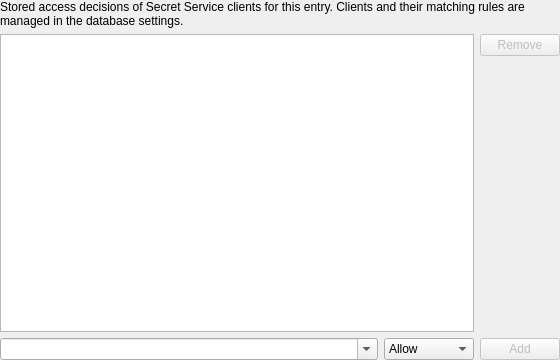
<?xml version="1.0" encoding="UTF-8"?>
<ui version="4.0">
 <class>EditEntryWidgetFdoSecrets</class>
 <widget class="QWidget" name="EditEntryWidgetFdoSecrets">
  <property name="geometry">
   <rect>
    <x>0</x>
    <y>0</y>
    <width>560</width>
    <height>360</height>
   </rect>
  </property>
  <layout class="QVBoxLayout" name="verticalLayout">
   <property name="leftMargin">
    <number>0</number>
   </property>
   <property name="topMargin">
    <number>0</number>
   </property>
   <property name="rightMargin">
    <number>0</number>
   </property>
   <property name="bottomMargin">
    <number>0</number>
   </property>
   <item>
    <widget class="QLabel" name="label">
     <property name="text">
      <string>Stored access decisions of Secret Service clients for this entry. Clients and their matching rules are managed in the database settings.</string>
     </property>
     <property name="wordWrap">
      <bool>true</bool>
     </property>
    </widget>
   </item>
   <item>
    <layout class="QHBoxLayout" name="viewLayout">
     <item>
      <widget class="QTableView" name="decisionsView">
       <property name="selectionMode">
        <enum>QAbstractItemView::SingleSelection</enum>
       </property>
       <property name="selectionBehavior">
        <enum>QAbstractItemView::SelectRows</enum>
       </property>
       <attribute name="verticalHeaderVisible">
        <bool>false</bool>
       </attribute>
      </widget>
     </item>
     <item>
      <layout class="QVBoxLayout" name="buttonLayout">
       <item>
        <widget class="QPushButton" name="removeButton">
         <property name="enabled">
          <bool>false</bool>
         </property>
         <property name="text">
          <string>Remove</string>
         </property>
        </widget>
       </item>
       <item>
        <spacer name="buttonSpacer">
         <property name="orientation">
          <enum>Qt::Vertical</enum>
         </property>
         <property name="sizeHint" stdset="0">
          <size>
           <width>20</width>
           <height>40</height>
          </size>
         </property>
        </spacer>
       </item>
      </layout>
     </item>
    </layout>
   </item>
   <item>
    <layout class="QHBoxLayout" name="addLayout" stretch="1,0,0">
     <item>
      <widget class="QComboBox" name="addClientCombo">
       <property name="editable">
        <bool>true</bool>
       </property>
       <property name="placeholderText">
        <string>Search clients authorized in this database…</string>
       </property>
       <property name="accessibleName">
        <string>Client to add a decision for</string>
       </property>
      </widget>
     </item>
     <item>
      <widget class="QComboBox" name="addAccessCombo">
       <property name="minimumSize">
        <size>
         <width>90</width>
         <height>0</height>
        </size>
       </property>
       <item>
        <property name="text">
         <string>Allow</string>
        </property>
       </item>
       <item>
        <property name="text">
         <string>Deny</string>
        </property>
       </item>
      </widget>
     </item>
     <item>
      <widget class="QPushButton" name="addButton">
       <property name="enabled">
        <bool>false</bool>
       </property>
       <property name="text">
        <string>Add</string>
       </property>
      </widget>
     </item>
    </layout>
   </item>
  </layout>
 </widget>
 <resources/>
 <connections/>
</ui>
